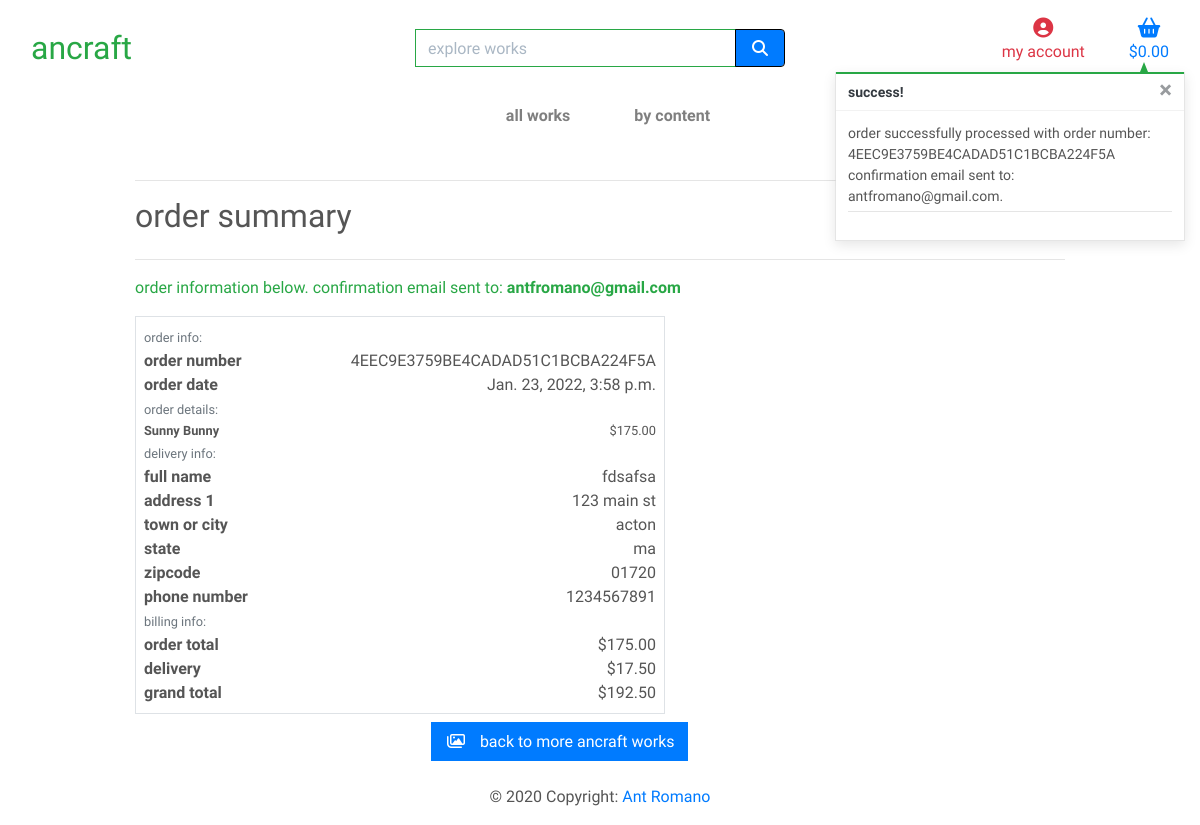
The page /checkout/checkout_success/4EEC9E3759BE4CADAD51C1BCBA224F5A on the database its author committed.
### checkout/models.py (models this page shows, shortened)
class Order(models.Model):
    order_number = models.CharField(max_length=32, null=False, editable=False)
    user_profile = models.ForeignKey(UserProfile, on_delete=models.SET_NULL,
                                     null=True, blank=True, related_name='orders')
    full_name = models.CharField(max_length=50, null=False, blank=False)
    email = models.EmailField(max_length=254, null=False, blank=False)
    phone_number = models.CharField(max_length=20, null=False, blank=False)
    zipcode = models.CharField(max_length=20, null=True, blank=True)
    state = models.CharField(max_length=40, null=False, blank=False)
    town_or_city = models.CharField(max_length=40, null=False, blank=False)
    street_address1 = models.CharField(max_length=80, null=False, blank=False)
    street_address2 = models.CharField(max_length=80, null=True, blank=True)
    date = models.DateTimeField(auto_now_add=True)
    delivery_cost = models.DecimalField(max_digits=6, decimal_places=2, null=False, default=0)
    order_total = models.DecimalField(max_digits=10, decimal_places=2, null=False, default=0)
    grand_total = models.DecimalField(max_digits=10, decimal_places=2, null=False, default=0)
    original_cart = models.TextField(null=False, blank=False, default='')
    stripe_pid = models.CharField(max_length=254, null=False, blank=False, default='')

class OrderLineItem(models.Model):
    order = models.ForeignKey(Order, null=False, blank=False, on_delete=models.CASCADE, related_name='lineitems')
    work = models.ForeignKey(Work, null=False, blank=False, on_delete=models.CASCADE)
    quantity = models.IntegerField(null=False, blank=False, default=0)
    lineitem_total = models.DecimalField(max_digits=6, decimal_places=2, null=False, blank=False, editable=False)

### works/models.py (models this page shows, shortened)
class Work(models.Model):
    class Meta:
        verbose_name_plural = 'Works'
    content = models.ForeignKey('Content', null=True, blank=True,
                                 on_delete=models.SET_NULL)
    name = models.CharField(max_length=254)
    description = models.TextField()
    is_sold = models.BooleanField(default=False)
    price = models.DecimalField(max_digits=6, decimal_places=2)
    rating = models.DecimalField(max_digits=3, decimal_places=2, null=True, blank=True, default=1, validators=[
                                 MaxValueValidator(5), MinValueValidator(1)])
    image = models.ImageField(null=True, blank=True)
    num_of_ratings = models.IntegerField(default=1, blank=False, null=False)

### checkout/views.py (the view, shortened to what this page needs)
# urls.py: path('checkout_success/<order_number>', views.checkout_success, name='checkout_success'),
def checkout_success(request, order_number):
    save_info = request.session.get('save_info')
    order = get_object_or_404(Order, order_number=order_number)
    messages.success(request, f'order successfully processed with order number: \
        {order_number} \
        confirmation email sent to: {order.email}.')
    if 'cart' in request.session:
        del request.session['cart']
    template = 'checkout/checkout_success.html'
    context = {
        'order': order,
    }
    return render(request, template, context)

### cart/contexts.py (called while the page is built, shortened)
def cart_sum(request):
    cart = request.session.get('cart', {})
    cart_items = []
    total = 0
    work_count = 0
    delivery_cost = total * Decimal(settings.STANDARD_DELIVERY_PERCENTAGE / 100)
    grand_total = delivery_cost + total
    context = {
        'cart_items': cart_items,
        'total': total,
        'work_count': work_count,
        'delivery_cost': delivery_cost,
        'grand_total': grand_total,
    }
    return context

### checkout/templates/checkout/checkout_success.html (shortened to what this page needs)
{% extends "base.html" %}
{% load static %}
{% block extra_css %}
    <link rel="stylesheet" href="{% static 'checkout/css/checkout.css' %}">
{% endblock %}
{% block page_header %}
    <div class="container header-container">
    </div>
{% endblock %}
{% block content %}
    <div class="overlay"></div>
    <div class="container">
        <div class="row">
            <div class="col">
                <hr>
                <h2 class="logo-font mb-4">order summary</h2>
                <hr>
                <p class="text-green-alt">order information below.  confirmation email sent to: <strong>{{ order.email }}</strong></p>
            </div>
        </div>
        <div class="row">
            <div class="col-12 col-lg-7">
                <div class="order-confirmation-wrapper p-2 border">
                    <div class="row">
                        <div class="col">
                            <small class="text-muted">order info:</small>
                        </div>
                    </div>
                    <div class="row">
                        <div class="col-12 col-md-4">
                            <p class="mb-0 text-black font-weight-bold">order number</p>
                        </div>
                        <div class="col-12 col-md-8 text-md-right">
                            <p class="mb-0">{{ order.order_number }}</p>
                        </div>
                    </div>
                    <div class="row">
                        <div class="col-12 col-md-4">
                            <p class="mb-0 text-black font-weight-bold">order date</p>
                        </div>
                        <div class="col-12 col-md-8 text-md-right">
                            <p class="mb-0">{{ order.date }}</p>
                        </div>
                    </div>
                    <div class="row">
                        <div class="col">
                            <small class="text-muted">order details:</small>
                        </div>
                    </div>
                    {% for item in order.lineitems.all %}
                    <div class="row">
                        <div class="col-12 col-md-4">
                            <p class="small mb-0 text-black font-weight-bold">
                                {{ item.work.name }}
                            </p>
                        </div>
                        <div class="col-12 col-md-8 text-md-right">
                            <p class="small mb-0">${{ item.work.price }}</p>
                        </div>
                    </div>
                    {% endfor %}
                    <div class="row">
                        <div class="col">
                            <small class="text-muted">delivery info:</small>
                        </div>
                    </div>
                    <div class="row">
                        <div class="col-12 col-md-4">
                            <p class="mb-0 text-black font-weight-bold">full name</p>
                        </div>
                        <div class="col-12 col-md-8 text-md-right">
                            <p class="mb-0">{{ order.full_name }}</p>
                        </div>
                    </div>
                    <div class="row">
                        <div class="col-12 col-md-4">
                            <p class="mb-0 text-black font-weight-bold">address 1</p>
                        </div>
                        <div class="col-12 col-md-8 text-md-right">
                            <p class="mb-0">{{ order.street_address1 }}</p>
                        </div>
                    </div>
                    <div class="row">
                        <div class="col-12 col-md-4">
                            <p class="mb-0 text-black font-weight-bold">town or city</p>
                        </div>
                        <div class="col-12 col-md-8 text-md-right">
                            <p class="mb-0">{{ order.town_or_city }}</p>
                        </div>
                    </div>
                    <div class="row">
                        <div class="col-12 col-md-4">
                            <p class="mb-0 text-black font-weight-bold">state</p>
                        </div>
                        <div class="col-12 col-md-8 text-md-right">
                            <p class="mb-0">{{ order.state }}</p>
                        </div>
                    </div>
                    <div class="row">
                        <div class="col-12 col-md-4">
                            <p class="mb-0 text-black font-weight-bold">zipcode</p>
                        </div>
                        <div class="col-12 col-md-8 text-md-right">
                            <p class="mb-0">{{ order.zipcode }}</p>
                        </div>
                    </div>
                    <div class="row">
                        <div class="col-12 col-md-4">
                            <p class="mb-0 text-black font-weight-bold">phone number</p>
                        </div>
                        <div class="col-12 col-md-8 text-md-right">
                            <p class="mb-0">{{ order.phone_number }}</p>
                        </div>
                    </div>
                    <div class="row">
                        <div class="col">
                            <small class="text-muted">billing info:</small>
                        </div>
                    </div>
                    <div class="row">
                        <div class="col-12 col-md-4">
                            <p class="mb-0 text-black font-weight-bold">order total</p>
                        </div>
                        <div class="col-12 col-md-8 text-md-right">
                            <p class="mb-0">${{ order.order_total }}</p>
                        </div>
                    </div>
                    <div class="row">
                        <div class="col-12 col-md-4">
                            <p class="mb-0 text-black font-weight-bold">delivery</p>
                        </div>
                        <div class="col-12 col-md-8 text-md-right">
                            <p class="mb-0">${{ order.delivery_cost | floatformat:2 }}</p>
                        </div>
                    </div>
                    <div class="row">
                        <div class="col-12 col-md-4">
                            <p class="mb-0 text-black font-weight-bold">grand total</p>
                        </div>
                        <div class="col-12 col-md-8 text-md-right">
                            <p class="mb-0">${{ order.grand_total }}</p>
                        </div>
                    </div>
                </div>
            </div>
        </div>
        </div>
        <div class="row">
			<div class="col-12 col-lg-7 text-right">
                {% if from_profile %}
                    <a href="{% url 'profile' %}" class="btn btn-primary rounded-0 my-2">
                        <span class="icon mr-2">
                            <i class="fas fa-angle-left"></i>
                        </span>
                        <span>back to profile</span>
                    </a>
                {% else %}
				<a href="{% url 'works' %}" class="btn btn-primary rounded-0 my-2">
					<span class="icon mr-2">
						<i class="far fa-images"></i>
					</span>
					<span>back to more ancraft works</span>
				</a>
                {% endif %}
			</div>
		</div>
{% endblock %}

### static/css/base.css (style rules this page uses)
html { height: 100%; }
body { color: #555; font-family: 'Balsamiq Sans', cursive; }
.icon { align-items: center; display: inline-flex; justify-content: center; height: 1.5rem; width: 1.5rem; }
.text-green-alt { color: #28a745 !important; }
.overlay { height: 100vh; width: 100%; top: 0; left: 0; position: fixed; background: white; z-index: -1; }
@media (min-width: 1200px) { .container { max-width: 80%; } }
@media (min-width: 992px) { .header-container { padding-top: 164px; } }

### rows shown on the page
Order: email "antfromano@gmail.com", order_number "4EEC9E3759BE4CADAD51C1BCBA224F5A", date "Jan. 23, 2022, 3:58 p.m.", full_name "fdsafsa", street_address1 "123 main st", town_or_city "acton", state "ma", zipcode "01720", phone_number "1234567891", order_total "175.00", delivery_cost "17.50", grand_total "192.50"
OrderLineItem: work.name "Sunny Bunny", work.price "175.00"

### other values the page prints
{{ message }} "order successfully processed with order number: 4EEC9E3759BE4CADAD51C1BCBA224F5A confirmation email sent to: antfromano@gmail.com."
